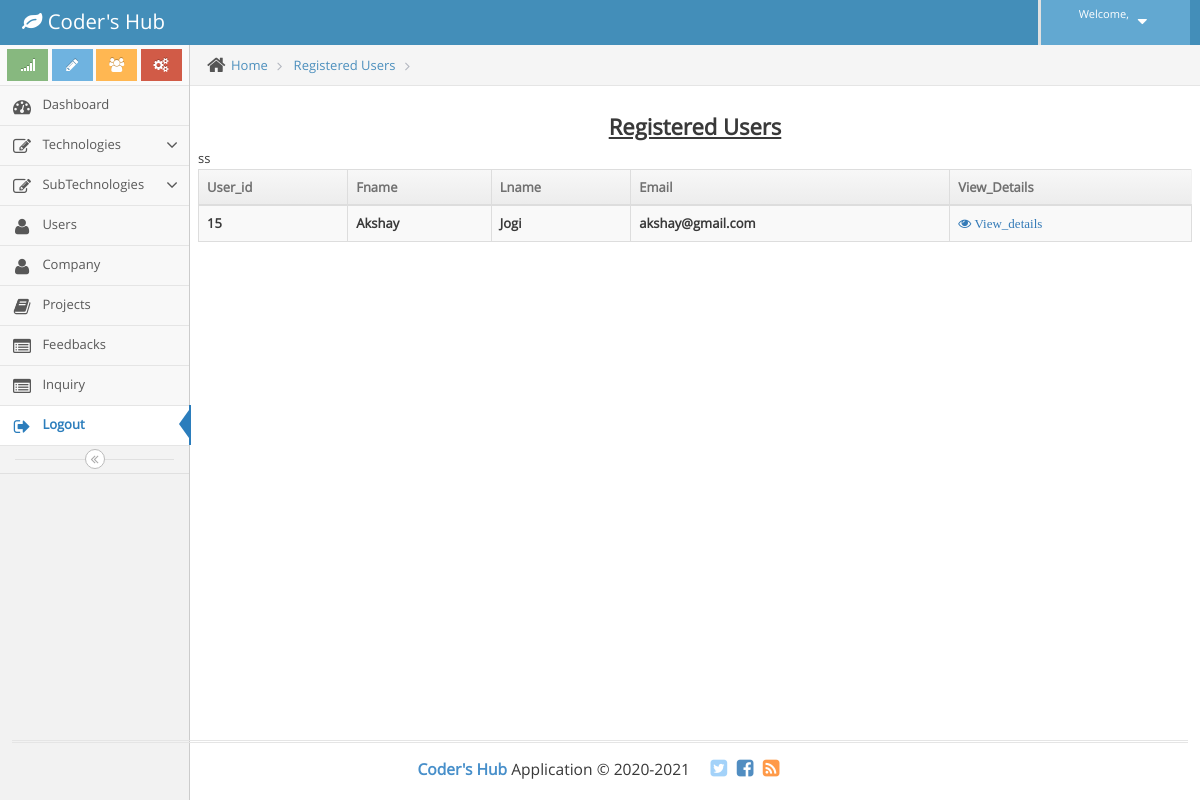
/admin/users.php, run on the app's committed database.
### tables this page shows
CREATE TABLE `user` (
  `User_id` int(100) NOT NULL,
  `Fname` varchar(100) NOT NULL,
  `Lname` varchar(100) NOT NULL,
  `Email` varchar(100) NOT NULL,
  `Gender` varchar(20) NOT NULL,
  `Dob` date NOT NULL,
  `Contact` bigint(10) NOT NULL,
  `Address` varchar(100) NOT NULL,
  `Password` varchar(50) NOT NULL,
  `Reg_date` date NOT NULL
);

### admin/users.php (the view, shortened to what this page needs)
<?php
$obj = new mysqli("localhost","root","","codershub");
$result = $obj->query("select * from user");
?>
<!DOCTYPE html>
<html lang="en">
	<head>
		<link rel="stylesheet" href="assets/css/bootstrap.min.css" />
		<link rel="stylesheet" href="assets/font-awesome/4.5.0/css/font-awesome.min.css" />
		<link rel="stylesheet" href="assets/css/ace.min.css" class="ace-main-stylesheet" id="main-ace-style" />
		<link rel="stylesheet" href="assets/css/ace-skins.min.css" />
		<link rel="stylesheet" href="assets/css/ace-rtl.min.css" />
	</head>
	<body class="no-skin">
		<?php include'common/header.php';?>
		<div class="main-container ace-save-state" id="main-container">
				<?php include'common/sidebar.php';?>
			<div class="main-content">
				<div class="main-content-inner">
					<div class="breadcrumbs ace-save-state" id="breadcrumbs">
						<ul class="breadcrumb">
							<li>
								<i class="ace-icon fa fa-home home-icon"></i>
								<a href="#">Home</a>
							</li>
							<li>
								<a href="#">Registered Users</a>
							</li>
							<li class="active"></li>
						</ul>
				</div>
					<div class="page-content">
						<h3 align="center"><b><u>Registered Users</u></b></h3>
						<div class="row">
							<div class="col-xs-12">
								<div class="row">
									<div class="col-xs-12">
								</div>
								<div class="row">
									<div class="col-xs-12">
ss										<div>
											<table id="dynamic-table" class="table table-striped table-bordered table-hover">
												<thead>
													<tr>
														<th>User_id</th>
														<th>Fname</th>
														<th>Lname</th>
														<th>Email</th>
														<th>View_Details</th>
														</tr>
												</thead>
												<?php
													while ($row = $result->fetch_object())
													{
												?>
											<tbody>
												<th><?php echo $row->User_id;?></th>
												<th><?php echo $row->Fname;?></th>
												<th><?php echo $row->Lname;?></th>
												<th><?php echo $row->Email;?></th>
												<th><a href="users_details.php?did=<?php 		echo $row->User_id;?>"><i class="fa fa-eye"> View_details</i></a></th>
											</tbody>
												<?php
											}
											?>
											</table>
										</div>
									</div>
								</div>
							</div>
						</div>
					</div>
				</div>
			</div>
				<div class="footer">
				<div class="footer-inner">
			<?php include'common/footer.php' ;?>
		</div>
	</body>
</html>

### data on the page
user: User_id "15", Fname "Akshay", Lname "Jogi", Email "akshay@gmail.com"
